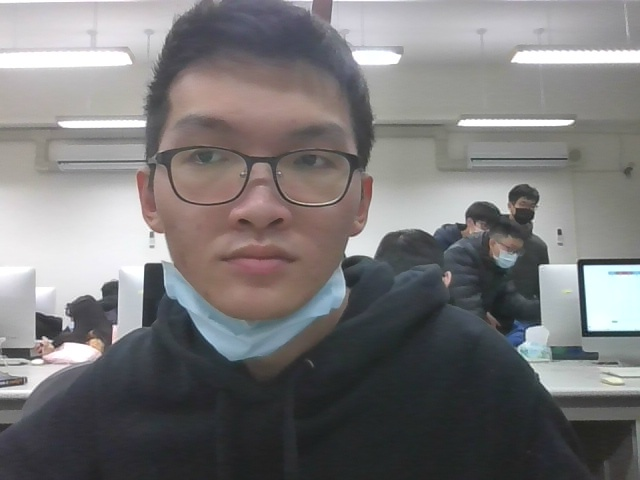
#> input picture Neil/face001.jpg, 640 x 480 px; its folder holds 4 pictures in this run
$ python opentrain.py
#> lines starting #> are read from the running program, lines starting #| are printed output that depends on the picture
import cv2
import numpy as np
detector = cv2.CascadeClassifier('haarcascade_frontalface_default.xml')  # 載入人臉追蹤模型
recog = cv2.face.LBPHFaceRecognizer_create()      # 啟用訓練人臉模型方法
faces = []   # 儲存人臉位置大小的串列
ids = []     # 記錄該人臉 id 的串列

for i in range(1,100):
    img = cv2.imread(f'Neil/face%03d.jpg'%(i))           # 依序開啟每一張蔡英文的照片
#> img is the input picture: shape (480, 640, 3); mean B, G, R 120.4, 119.8, 121.4
    gray = cv2.cvtColor(img, cv2.COLOR_BGR2GRAY)  # 色彩轉換成黑白
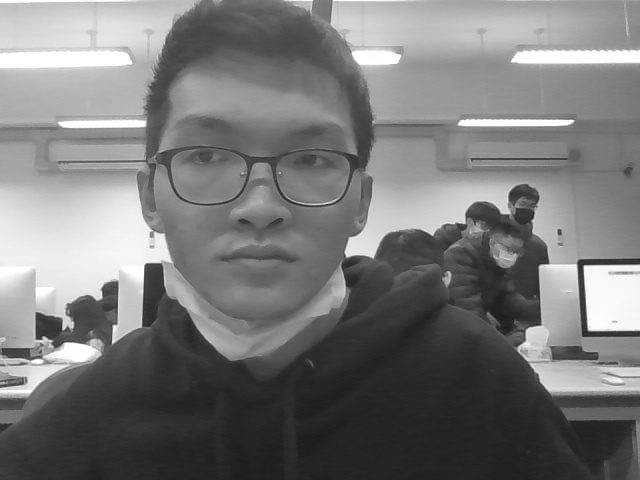
#> gray: shape (480, 640); min 23, max 255, mean 120.3
    img_np = np.array(gray,'uint8')               # 轉換成指定編碼的 numpy 陣列
    face = detector.detectMultiScale(img)        # 擷取人臉區域
#> face = [[127, 50, 265, 265]]
    for(x,y,w,h) in face:
        faces.append(img_np[y:y+h,x:x+w])         # 記錄蔡英文人臉的位置和大小內像素的數值
        ids.append(1)                             # 記錄蔡英文人臉對應的 id，只能是整數，都是 1 表示蔡英文的 id 為 1
#> this loop made 1 pass
#> after the loop, faces = 1 item; ids = [1]
#> pass 2 of the loop `for i in range(1,100):`:
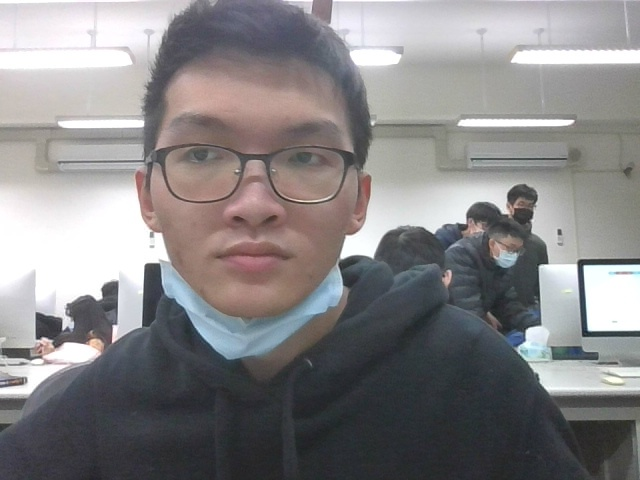
#> input picture Neil/face002.jpg, 640 x 480 px
#> img is the input picture: shape (480, 640, 3); mean B, G, R 133.7, 132.5, 134.6
#> `gray = cv2.cvtColor(img, cv2.COLOR_BGR2GRAY)`:
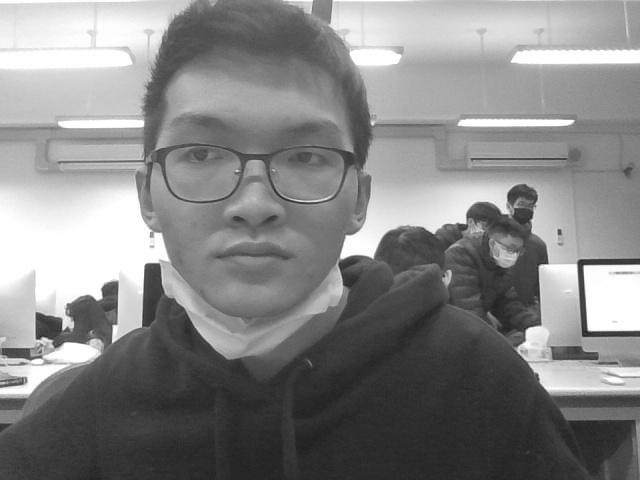
#> gray: shape (480, 640); min 30, max 255, mean 133.3
#> face = [[120, 47, 265, 265]]
#> the loop `for(x,y,w,h) in face:` made 1 pass
#> after the loop `for(x,y,w,h) in face:`: faces = 2 items; ids = [1, 1]
#> pass 3 of the loop `for i in range(1,100):`:
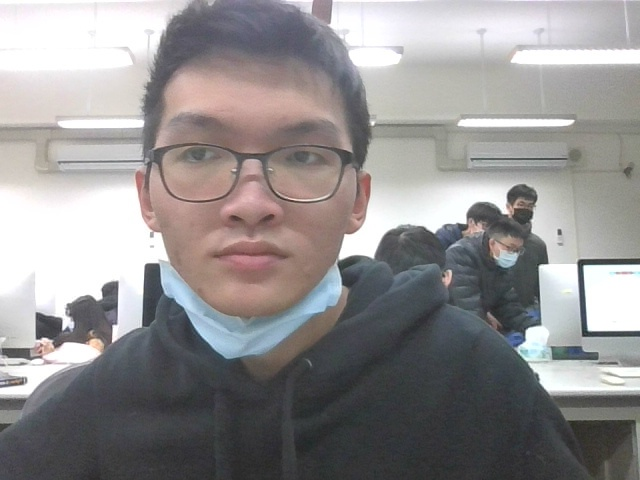
#> input picture Neil/face003.jpg, 640 x 480 px
#> img is the input picture: shape (480, 640, 3); mean B, G, R 144.1, 143.7, 146.5
#> `gray = cv2.cvtColor(img, cv2.COLOR_BGR2GRAY)`:
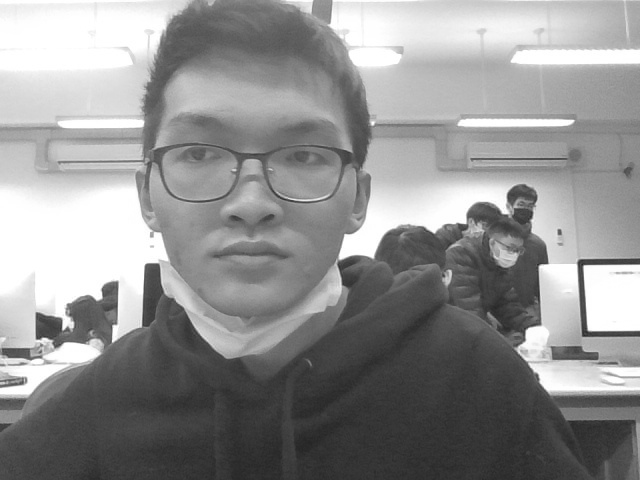
#> gray: shape (480, 640); min 37, max 255, mean 144.6
#> face = [[119, 45, 271, 271]]
#> the loop `for(x,y,w,h) in face:` made 1 pass
#> after the loop `for(x,y,w,h) in face:`: faces = 3 items; ids = [1, 1, 1]
#> (the run stopped early here; a loop or call above may not have finished)
